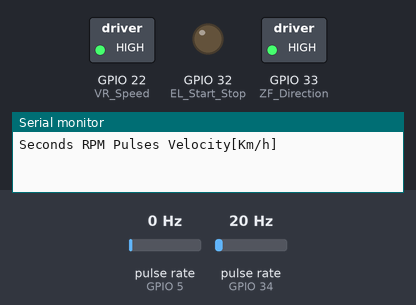
A sketch run on a simulated ESP32. Parts: switched loads named in the sketch (green lamp = pin HIGH), output pins drawn as LEDs (lit = HIGH), the last lines printed to the serial monitor. Wiring (inferred from the names in the program): 2 × pulse sensor: data GPIO 5 / data GPIO 34. Inputs (shaded band) come from the test bench; at power-on: pulse rate (sensor on GPIO 5) 0 Hz, pulse rate (sensor on GPIO 34) 20 Hz.

Above: at 0.1 s.
At 1.1 s:
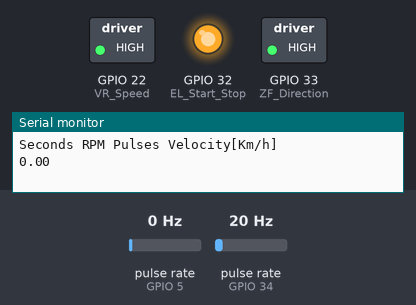
Timing chart, 0 to 2.6 s (numbered marks = the images above):
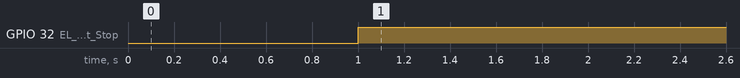

The sketch:

PWM_actual_test.ino
```cpp
#include "OpticalEncoder.h"
#include "Motor.h"
#include "Pot.h"

void setup(){
  Serial.begin(115200);
  pinMode(encoder_pin, INPUT);
  attachInterrupt(encoder_pin, counter, RISING); //change should be rising
  startTime = millis();

  Serial.print("Seconds ");
  Serial.print("RPM ");
  Serial.print("Pulses ");
  Serial.println("Velocity[Km/h]");

  ledcSetup(PWM_pin, PWM_freq, PWM_reso);
  ledcAttachPin(VR_Speed, PWM_pin);

  pinMode(EL_Start_Stop, OUTPUT);
  pinMode(Signal_Hall, INPUT);
  pinMode(ZF_Direction, OUTPUT);
  attachInterrupt(Signal_Hall, plus, CHANGE);

  digitalWrite(EL_Start_Stop, LOW);
  digitalWrite(ZF_Direction, HIGH);
  ledcWrite(PWM_pin, SPEED);
  delay(1000);
/*
  for (int thisReading = 0; thisReading < numReadings; thisReading++) {
    potValue = 0;
  }
*/
}

void loop(){
  currentTime = millis();
  //getPotValue();
  if(pos<steps){
    digitalWrite(EL_Start_Stop, HIGH);
    if(currentTime - startTime >= 1000){
      gpio_intr_disable(encoder_pin); //Don't process interrupts during calculations
      rpm = (60 * 1000 / pulsesperturn ) / (currentTime - startTime) * pulses; // calculate rpm
      velocity = rpm * 3.1416 * wheel_diameter * 60 / 1000000; // convert to km/h
      //Serial.print(currentTime/1000); Serial.print("       ");
      //Serial.print(rpm,DEC); Serial.print("   ");
      //Serial.println(pulses,DEC);// Serial.print("     ");
      Serial.println(velocity,2);
      pulses = 0;
      gpio_intr_enable(encoder_pin); // Restart the interrupt processing
      startTime = currentTime;
   }
   else{}
  }
  else{
    ledcWrite(PWM_pin, 0);
    digitalWrite(EL_Start_Stop, LOW);
  }
}
```

Motor.h
```cpp
//GPIO pins
const int EL_Start_Stop = 32;
const int VR_Speed = 22;
const int ZF_Direction = 33;
const int Signal_Hall = 34;

//PWM settings
const int PWM_freq = 5000;
const int PWM_reso = 8;
const int PWM_pin = 0;

//Initial Settings
volatile int pos = 0;
int steps = 18000;
int SPEED = 255;

void IRAM_ATTR plus(){
  pos++;
}
```

OpticalEncoder.h
```cpp
//Tested and Working 23/02/21
#include <dummy.h>

#define encoder_pin GPIO_NUM_5 //do NOT use D2
unsigned int rpm = 0;
float velocity = 0;
volatile int pulses = 0;  //Number of pulses

unsigned long currentTime;
unsigned long startTime;

unsigned int pulsesperturn = 30; // Number of slots in my encoder
const int wheel_diameter = 159;   // Diameter of wheel in mm

static volatile unsigned long debounce = 0;
portMUX_TYPE synch = portMUX_INITIALIZER_UNLOCKED;

void IRAM_ATTR counter(){
  if(digitalRead(encoder_pin) && (micros()-debounce > 100) && digitalRead(encoder_pin)) {
    portENTER_CRITICAL(&synch);
    debounce = micros();
    pulses++;
    portEXIT_CRITICAL(&synch);
  }
  else{
  }
}
```

Pot.h
```cpp
const int potPin = 15;
const int numReadings = 10;
int potValue = 0;
int lastPotValue;
int readIndex = 0;
int total = 0;
int average = 0;

void getPotValue() {
  lastPotValue = average;
  total = total - potValue;
  potValue = analogRead(potPin);
  total = total + potValue;
  readIndex = readIndex + 1;

  if (readIndex >= numReadings) {
    readIndex = 0;
  }

  average = total / numReadings;

  if(abs(lastPotValue - average) >= 10){
    Serial.print("POT:   ");
    Serial.println(average);
  }

  delay(1);
}
```

Measured:
- by itself, GPIO 32 (EL_Start_Stop): LOW → HIGH at 1.0 s
